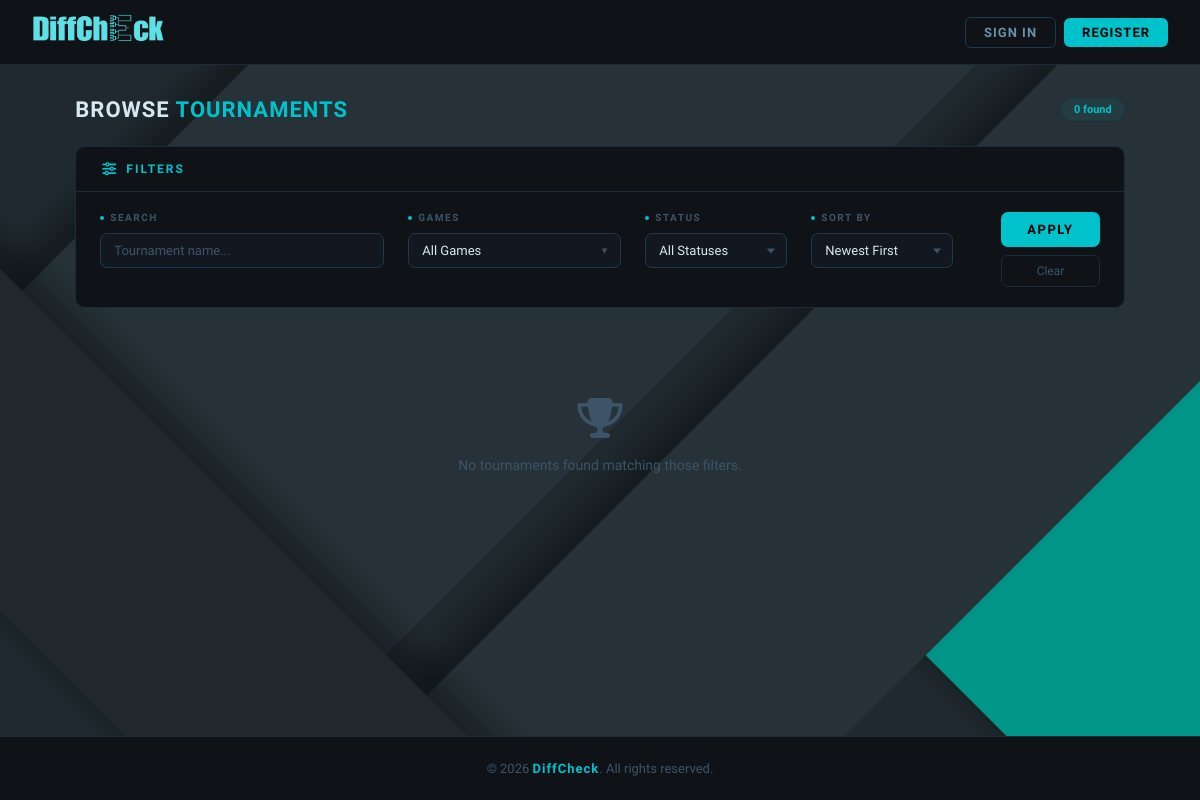
/tournaments.php, run on an earlier commit of the app's database.
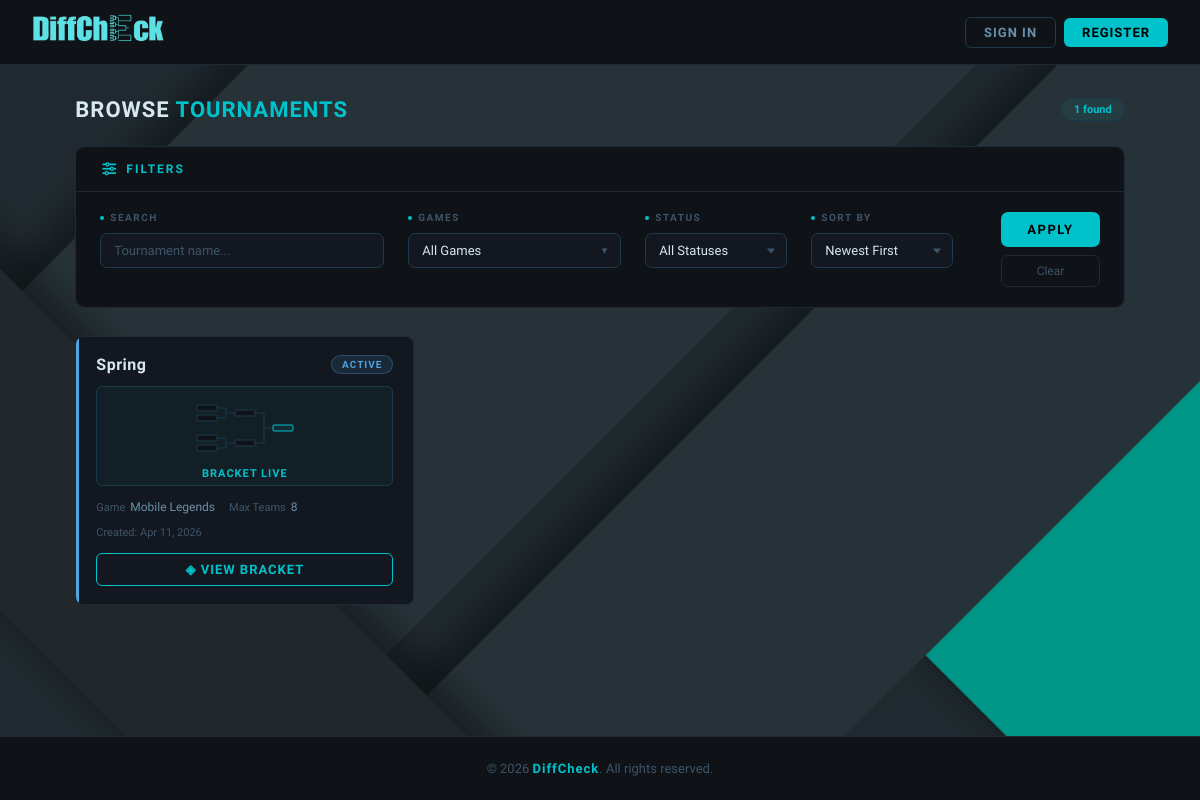
And on a later commit of the database.
### tables this page shows
CREATE TABLE `tournaments` (
  `id` int(11) NOT NULL,
  `organizer_id` int(11) NOT NULL,
  `name` varchar(100) NOT NULL,
  `game` enum('Mobile Legends','Wild Rift','Honor of Kings','Valorant') NOT NULL,
  `max_teams` int(11) NOT NULL CHECK (`max_teams` <= 16),
  `created_at` timestamp NOT NULL DEFAULT current_timestamp(),
  `is_deleted` tinyint(1) DEFAULT 0,
  `status` enum('pending','active','completed') DEFAULT 'pending',
  `description` varchar(300) DEFAULT ''
);

### tournaments.php (the view, shortened to what this page needs)
<?php
include('db.php');
$where_clauses = ["is_deleted=0"];
$order_by = "DESC";
$sql = "SELECT * FROM tournaments WHERE " . implode(' AND ', $where_clauses) . " ORDER BY created_at $order_by";
$result = mysqli_query($conn, $sql);
?>
<!DOCTYPE html>
<html lang="en">
<head>
    <link rel="stylesheet" href="https://cdnjs.cloudflare.com/ajax/libs/font-awesome/6.5.0/css/all.min.css">
</head>
<body>
<header class="topbar">
<div class="topbar-left">
    <a href="
        <?php
        $r = strtolower($_SESSION['role'] ?? '');
        if ($r === 'admin') echo 'admin_dashboard.php';
        elseif ($r === 'manager') echo 'manager_dashboard.php';
        elseif ($r === 'organizer') echo 'organizer_dashboard.php';
        else echo 'index.php';
        ?>
    ">
        <img src="pic/DiffcheckLogoNoBG.png" alt="DiffCheck Logo" class="logo-image">
    </a>
</div>
    <div class="topbar-right">
        <?php if (isset($_SESSION['first_name'])): ?>
        <div class="user-menu" id="userMenu">
            <div class="user-avatar" id="avatarBtn">
                <?php echo strtoupper(substr($_SESSION['first_name'], 0, 2)); ?>
            </div>
            <div class="user-dropdown">
                <div class="dropdown-header">
<div class="dropdown-name"><?php echo htmlspecialchars($_SESSION['first_name'] . ' ' . $_SESSION['last_name']); ?></div>
                    <div class="dropdown-role">
                        <?php
                            $role = strtolower($_SESSION['role'] ?? '');
                            if ($role == 'admin') echo 'System Admin';
                            elseif ($role == 'organizer') echo 'Tournament Organizer';
                            else echo 'Squad Manager';
                        ?>
                    </div>
                </div>
                <div class="dropdown-items">
                    <?php
                        $dash_link = 'manager_dashboard.php';
                        if ($role == 'admin') $dash_link = 'admin_dashboard.php';
                        if ($role == 'organizer') $dash_link = 'organizer_dashboard.php';
                    ?>
                    <a href="<?php echo $dash_link; ?>" class="dropdown-item">
                        <span class="di-icon"><i class="fa-solid fa-chart-line"></i></span> Dashboard
                    </a>
                    <div class="dropdown-divider"></div>
                    <a onclick="document.getElementById('signout-modal').classList.add('active')" class="dropdown-item logout" style="cursor:pointer;">
                        <span class="di-icon">⏻</span> Sign Out
                    </a>
                </div>
            </div>
        </div>
        <?php else: ?>
        <div class="guest-actions">
            <a href="login.php" class="btn-login">Sign In</a>
            <a href="register.php" class="btn-register">Register</a>
        </div>
        <?php endif; ?>
    </div>
</header>
<div class="page">
    <div class="page-heading">
        <h1>Browse <span>Tournaments</span></h1>
        <div class="count-badge"><?php echo mysqli_num_rows($result); ?> found</div>
    </div>
    <div class="filter-panel">
        <div class="filter-header">
            <span class="filter-header-icon"><i class="fa-solid fa-sliders"></i></span>
            <span class="filter-header-text">Filters</span>
        </div>
        <form method="GET">
            <div class="filter-body">
                <div class="filter-group">
                    <label class="filter-label">Search</label>
                    <input class="filter-input" type="text" name="search" placeholder="Tournament name..."
                        value="<?php echo isset($_GET['search']) ? htmlspecialchars($_GET['search']) : ''; ?>">
                </div>
                <div class="filter-group">
                    <label class="filter-label">Games</label>
                    <div class="games-dropdown" id="gamesDropdown">
                        <div class="games-trigger" id="gamesTrigger">
                            <span id="gamesLabel">All Games</span>
                            <span class="games-arrow">▾</span>
                        </div>
                    </div>
                </div>
                <div class="filter-group">
                    <label class="filter-label">Status</label>
                    <div class="select-wrapper">
                        <select name="status" class="filter-select">
                            <option value="all">All Statuses</option>
                        </select>
                    </div>
                </div>
                <div class="filter-group">
                    <label class="filter-label">Sort By</label>
                    <div class="select-wrapper">
                        <select name="sort" class="filter-select">
                            <option value="newest" <?php if(isset($_GET['sort']) && $_GET['sort']=='newest') echo 'selected'; ?>>Newest First</option>
                        </select>
                    </div>
                </div>
                <div class="filter-actions">
                    <button type="submit" class="btn-apply">Apply</button>
                    <a href="tournaments.php" class="btn-clear">Clear</a>
                </div>
            </div>
        </form>
    </div>
    <div class="tournament-grid">
        <?php if (mysqli_num_rows($result) > 0): ?>
            <?php while ($t = mysqli_fetch_assoc($result)): ?>
                <div class="t-card status-<?php echo $t['status']; ?>">
                    <div class="t-card-top">
                        <div class="t-name"><?php echo htmlspecialchars($t['name']); ?></div>
                        <span class="status-chip chip-<?php echo $t['status']; ?>">
                            <?php echo strtoupper($t['status']); ?>
                        </span>
                    </div>
                    <?php if ($t['status'] === 'pending'): ?>
                        <div class="bracket-preview">
                            <svg viewBox="0 0 24 24" fill="none" stroke="currentColor" stroke-width="2" stroke-linecap="round" stroke-linejoin="round"><rect x="3" y="3" width="18" height="18" rx="2" ry="2" stroke-dasharray="4 4"></rect></svg>
                            <span class="bp-text">Awaiting Bracket</span>
                        </div>
                    <?php else: ?>
                        <div class="bracket-preview generated" style="padding-top: 10px; height: 100px;">
                            <span class="bp-text">BRACKET LIVE</span>
                        </div>
                    <?php endif; ?>
                    <div class="t-meta">
                        <div class="t-meta-item"><span class="lbl">Game</span><?php echo htmlspecialchars($t['game']); ?></div>
                        <div class="t-meta-item"><span class="lbl">Max Teams</span><?php echo $t['max_teams']; ?></div>
                    </div>
                    <div class="t-date">Created: <?php echo date("M j, Y", strtotime($t['created_at'])); ?></div>
                    <form action="view_tournament.php" method="GET">
                        <?php if ($t['status'] === 'pending'): ?>
                            <button type="submit" class="btn-view register">✚ View &amp; Register</button>
                        <?php else: ?>
                            <button type="submit" class="btn-view">◈ View Bracket</button>
                        <?php endif; ?>
                    </form>
                </div>
            <?php endwhile; ?>
        <?php else: ?>
            <div class="empty-state">
                <div class="icon"><i class="fa-solid fa-trophy"></i></div>
                <p>No tournaments found matching those filters.</p>
            </div>
        <?php endif; ?>
    </div>
</div>
<footer style="text-align: center; padding: 24px; border-top: 1px solid #1e2a38; color: #3d5468; font-size: 13px; font-weight: 500; background: #0f1318; margin-top: auto; flex-shrink: 0;">
    &copy; 2026 <span style="color: #00c2cb; font-weight: 700; font-family: 'Rajdhani', sans-serif; letter-spacing: 1px;">DiffCheck</span>. All rights reserved.
</footer>
</body>
</html>

What changed in the data, as far as the page shows it:
added tournaments: name "Spring", status "ACTIVE", shows "BRACKET LIVE", game "Mobile Legends", max_teams "8", created_at "Apr 11, 2026", shows "◈ VIEW BRACKET"
Also different on the page:
mysqli_num_rows($result): "0" → "1"
text no longer shown: "No tournaments found matching those filters."
